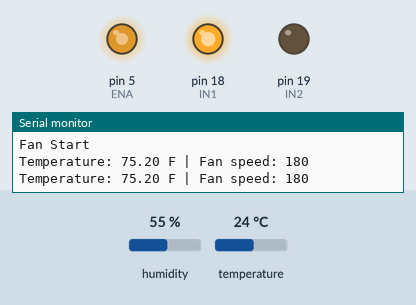
A sketch run on a simulated Arduino Uno, built with avr-gcc and run on an emulated ATmega328P. On the bench: output pins drawn as LEDs (lit = HIGH), the last lines printed to the serial monitor. Inputs (shaded band) come from the test bench; at power-on: temperature 24 °C, humidity 55 %.

Above: at 2.8 s.
2.9 s: temperature set to 20 °C
At 4.4 s:
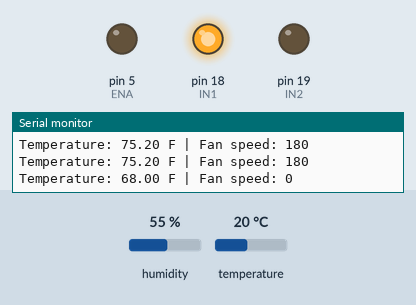
5.6 s: temperature set to 28 °C
At 6.9 s:
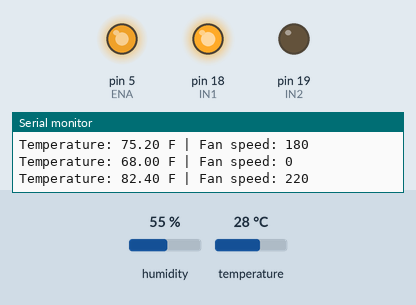
8.3 s: temperature set to 25 °C
At 10.5 s:
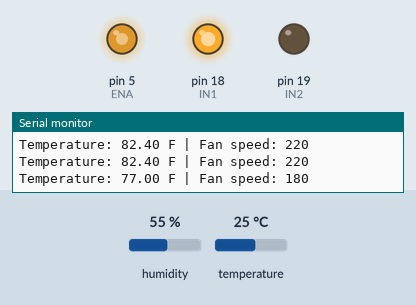
11.6 s: temperature set to 12 °C
At 12.9 s:
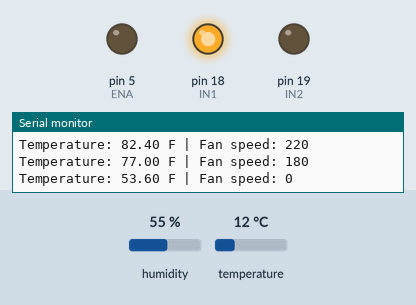
Timing chart, 0 to 14.6 s (numbered marks = the images above; inputs shaded):
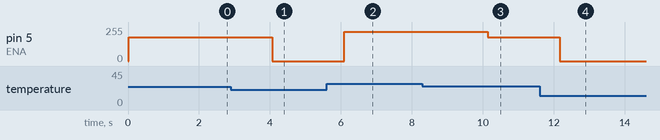

Measured:
- the behaviour switches between 22 and 21 °C on temperature (found by bisection; images 0 and 1)
- after the input at 2.9 s, pin 5 (ENA): 180/255 → 0/255 after 1.2 s
- after the input at 5.6 s, pin 5 (ENA): 0/255 → 220/255 after 0.50 s
- after the input at 8.3 s, pin 5 (ENA): 220/255 → 180/255 after 1.8 s
- after the input at 11.6 s, pin 5 (ENA): 180/255 → 0/255 after 0.57 s

The sketch:

AdaptiveFan.ino
```cpp
#include <DHT.h>

#define DHTPIN 4
#define DHTTYPE DHT11

#define ENA 5
#define IN1 18
#define IN2 19

DHT dht(DHTPIN, DHTTYPE);

void setup() {
  Serial.begin(115200);
  dht.begin();

  pinMode(ENA, OUTPUT);
  pinMode(IN1, OUTPUT);
  pinMode(IN2, OUTPUT);

  digitalWrite(IN1, HIGH);
  digitalWrite(IN2, LOW);
  analogWrite(ENA, 0);

  Serial.println("Fan Start");
}

void loop() {
  float temp = dht.readTemperature(true);

  if (isnan(temp)) {
    Serial.println("Sensor reading failed");
    analogWrite(ENA, 0);
    delay(2000);
    return;
  }

  int speed = 0;

  if (temp < 70) {
    speed = 0;
  } else if (temp < 80) {
    speed = 180;
  } else if (temp < 85) {
    speed = 220;
  } else {
    speed = 255;
  }

  analogWrite(ENA, speed);

  Serial.print("Temperature: ");
  Serial.print(temp);
  Serial.print(" F | Fan speed: ");
  Serial.println(speed);

  delay(2000);
}
```
